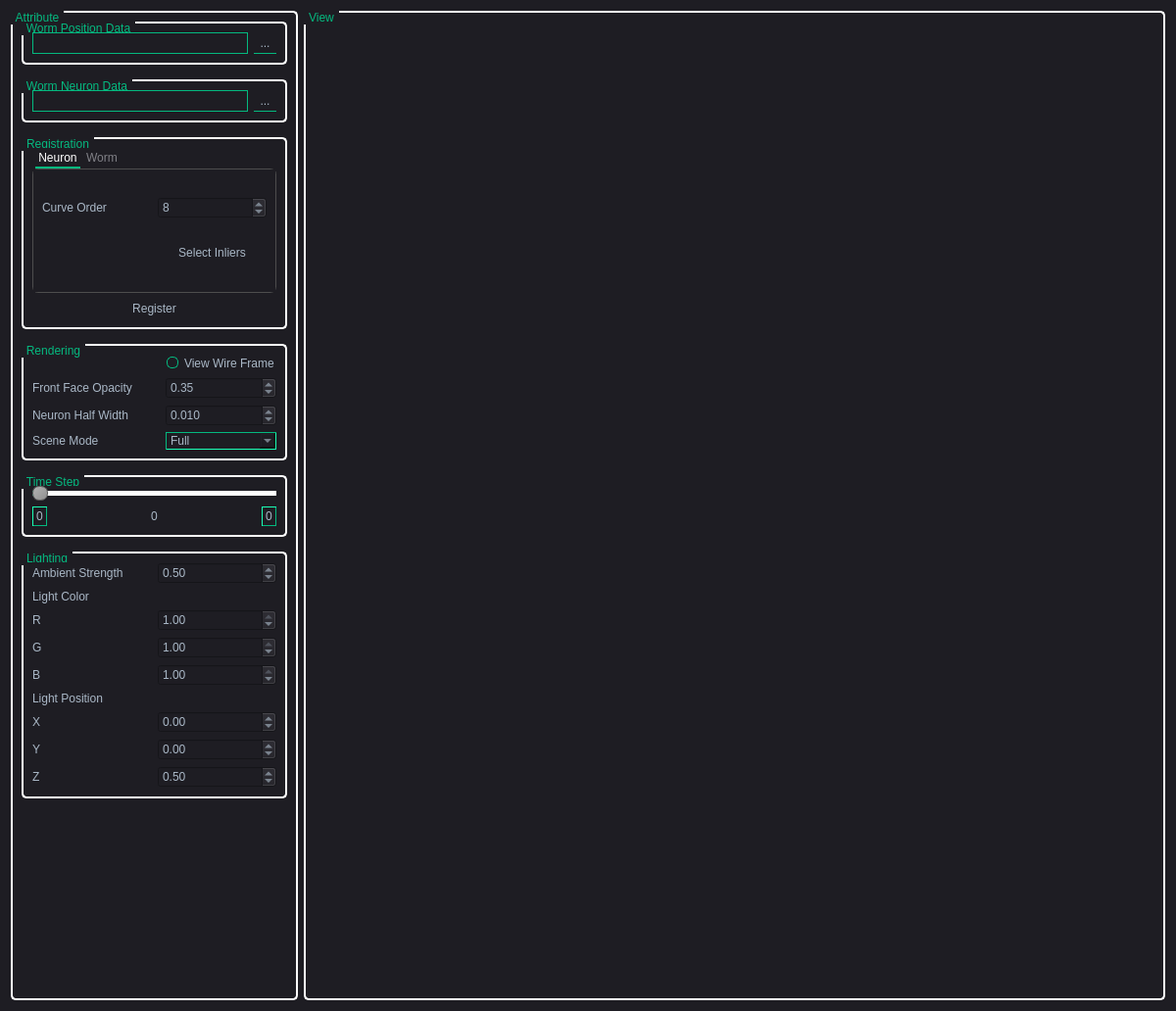
<?xml version="1.0" encoding="UTF-8"?>
<ui version="4.0">
 <class>MainWindow</class>
 <widget class="QWidget" name="MainWindow">
  <property name="geometry">
   <rect>
    <x>0</x>
    <y>0</y>
    <width>1200</width>
    <height>1032</height>
   </rect>
  </property>
  <property name="windowTitle">
   <string>Worm</string>
  </property>
  <property name="styleSheet">
   <string notr="true">/*
Material Dark Style Sheet for QT Applications
Author: Jaime A. Quiroga P.
Inspired on https://github.com/jxfwinter/qt-material-stylesheet
Company: GTRONICK
Last updated: 04/12/2018, 15:00.
Available at: https://github.com/GTRONICK/QSS/blob/master/MaterialDark.qss
*/
QWidget {
	background-color:#1e1d23;
}
QDialog {
	background-color:#1e1d23;
}
QColorDialog {
	background-color:#1e1d23;
}
QTextEdit {
	background-color:#1e1d23;
	color: #a9b7c6;
}
QPlainTextEdit {
	selection-background-color:#007b50;
	background-color:#1e1d23;
	border-style: solid;
	border-top-color: transparent;
	border-right-color: transparent;
	border-left-color: transparent;
	border-bottom-color: transparent;
	border-width: 1px;
	color: #a9b7c6;
}
QPushButton{
	border-style: solid;
	border-top-color: transparent;
	border-right-color: transparent;
	border-left-color: transparent;
	border-bottom-color: transparent;
	border-width: 1px;
	border-style: solid;
	color: #a9b7c6;
	padding: 2px;
	background-color: #1e1d23;
}
QPushButton::default{
	border-style: inset;
	border-top-color: transparent;
	border-right-color: transparent;
	border-left-color: transparent;
	border-bottom-color: #04b97f;
	border-width: 1px;
	color: #a9b7c6;
	padding: 2px;
	background-color: #1e1d23;
}
QToolButton {
	border-style: solid;
	border-top-color: transparent;
	border-right-color: transparent;
	border-left-color: transparent;
	border-bottom-color: #04b97f;
	border-bottom-width: 1px;
	border-style: solid;
	color: #a9b7c6;
	padding: 2px;
	background-color: #1e1d23;
}
QToolButton:hover{
	border-style: solid;
	border-top-color: transparent;
	border-right-color: transparent;
	border-left-color: transparent;
	border-bottom-color: #37efba;
	border-bottom-width: 2px;
	border-style: solid;
	color: #FFFFFF;
	padding-bottom: 1px;
	background-color: #1e1d23;
}
QPushButton:hover{
	border-style: solid;
	border-top-color: transparent;
	border-right-color: transparent;
	border-left-color: transparent;
	border-bottom-color: #37efba;
	border-bottom-width: 1px;
	border-style: solid;
	color: #FFFFFF;
	padding-bottom: 2px;
	background-color: #1e1d23;
}
QPushButton:pressed{
	border-style: solid;
	border-top-color: transparent;
	border-right-color: transparent;
	border-left-color: transparent;
	border-bottom-color: #37efba;
	border-bottom-width: 2px;
	border-style: solid;
	color: #37efba;
	padding-bottom: 1px;
	background-color: #1e1d23;
}
QPushButton:disabled{
	border-style: solid;
	border-top-color: transparent;
	border-right-color: transparent;
	border-left-color: transparent;
	border-bottom-color: #808086;
	border-bottom-width: 2px;
	border-style: solid;
	color: #808086;
	padding-bottom: 1px;
	background-color: #1e1d23;
}
QLineEdit {
	border-width: 1px; border-radius: 4px;
	border-color: rgb(58, 58, 58);
	border-style: inset;
	padding: 0 8px;
	color: #a9b7c6;
	background:#1e1d23;
	selection-background-color:#007b50;
	selection-color: #FFFFFF;
}
QLabel {
	color: #a9b7c6;
}
QLCDNumber {
	color: #37e6b4;
}
QProgressBar {
	text-align: center;
	color: rgb(240, 240, 240);
	border-width: 1px; 
	border-radius: 10px;
	border-color: rgb(58, 58, 58);
	border-style: inset;
	background-color:#1e1d23;
}
QProgressBar::chunk {
	background-color: #04b97f;
	border-radius: 5px;
}
QMenuBar {
	background-color: #1e1d23;
}
QMenuBar::item {
	color: #a9b7c6;
  	spacing: 3px;
  	padding: 1px 4px;
  	background: #1e1d23;
}

QMenuBar::item:selected {
  	background:#1e1d23;
	color: #FFFFFF;
}
QMenu::item:selected {
	border-style: solid;
	border-top-color: transparent;
	border-right-color: transparent;
	border-left-color: #04b97f;
	border-bottom-color: transparent;
	border-left-width: 2px;
	color: #FFFFFF;
	padding-left:15px;
	padding-top:4px;
	padding-bottom:4px;
	padding-right:7px;
	background-color: #1e1d23;
}
QMenu::item {
	border-style: solid;
	border-top-color: transparent;
	border-right-color: transparent;
	border-left-color: transparent;
	border-bottom-color: transparent;
	border-bottom-width: 1px;
	border-style: solid;
	color: #a9b7c6;
	padding-left:17px;
	padding-top:4px;
	padding-bottom:4px;
	padding-right:7px;
	background-color: #1e1d23;
}
QMenu{
	background-color:#1e1d23;
}
QTabWidget {
	color:rgb(0,0,0);
	background-color:#1e1d23;
}
QTabWidget::pane {
		border-color: rgb(77,77,77);
		background-color:#1e1d23;
		border-style: solid;
		border-width: 1px;
    	border-radius: 6px;
}
QTabBar::tab {
	border-style: solid;
	border-top-color: transparent;
	border-right-color: transparent;
	border-left-color: transparent;
	border-bottom-color: transparent;
	border-bottom-width: 1px;
	border-style: solid;
	color: #808086;
	padding: 3px;
	margin-left:3px;
	background-color: #1e1d23;
}
QTabBar::tab:selected, QTabBar::tab:last:selected, QTabBar::tab:hover {
  	border-style: solid;
	border-top-color: transparent;
	border-right-color: transparent;
	border-left-color: transparent;
	border-bottom-color: #04b97f;
	border-bottom-width: 2px;
	border-style: solid;
	color: #FFFFFF;
	padding-left: 3px;
	padding-bottom: 2px;
	margin-left:3px;
	background-color: #1e1d23;
}

QCheckBox {
	color: #a9b7c6;
	padding: 2px;
}
QCheckBox:disabled {
	color: #808086;
	padding: 2px;
}

QCheckBox:hover {
	border-radius:4px;
	border-style:solid;
	padding-left: 1px;
	padding-right: 1px;
	padding-bottom: 1px;
	padding-top: 1px;
	border-width:1px;
	border-color: rgb(87, 97, 106);
	background-color:#1e1d23;
}
QCheckBox::indicator:checked {

	height: 10px;
	width: 10px;
	border-style:solid;
	border-width: 1px;
	border-color: #04b97f;
	color: #a9b7c6;
	background-color: #04b97f;
}
QCheckBox::indicator:unchecked {

	height: 10px;
	width: 10px;
	border-style:solid;
	border-width: 1px;
	border-color: #04b97f;
	color: #a9b7c6;
	background-color: transparent;
}
QRadioButton {
	color: #a9b7c6;
	background-color: #1e1d23;
	padding: 1px;
}
QRadioButton::indicator:checked {
	height: 10px;
	width: 10px;
	border-style:solid;
	border-radius:5px;
	border-width: 1px;
	border-color: #04b97f;
	color: #a9b7c6;
	background-color: #04b97f;
}
QRadioButton::indicator:!checked {
	height: 10px;
	width: 10px;
	border-style:solid;
	border-radius:5px;
	border-width: 1px;
	border-color: #04b97f;
	color: #a9b7c6;
	background-color: transparent;
}
QStatusBar {
	color:#027f7f;
}
QSpinBox {
	color: #a9b7c6;	
	background-color: #1e1d23;
}
QDoubleSpinBox {
	color: #a9b7c6;	
	background-color: #1e1d23;
}
QTimeEdit {
	color: #a9b7c6;	
	background-color: #1e1d23;
}
QDateTimeEdit {
	color: #a9b7c6;	
	background-color: #1e1d23;
}
QDateEdit {
	color: #a9b7c6;	
	background-color: #1e1d23;
}
QComboBox {
	color: #a9b7c6;	
	background: #1e1d23;
}
QComboBox:editable {
	background: #1e1d23;
	color: #a9b7c6;
	selection-background-color: #1e1d23;
}
QComboBox QAbstractItemView {
	color: #a9b7c6;	
	background: #1e1d23;
	selection-color: #FFFFFF;
	selection-background-color: #1e1d23;
}
QComboBox:!editable:on, QComboBox::drop-down:editable:on {
	color: #a9b7c6;	
	background: #1e1d23;
}
QFontComboBox {
	color: #a9b7c6;	
	background-color: #1e1d23;
}
QToolBox {
	color: #a9b7c6;
	background-color: #1e1d23;
}
QToolBox::tab {
	color: #a9b7c6;
	background-color: #1e1d23;
}
QToolBox::tab:selected {
	color: #FFFFFF;
	background-color: #1e1d23;
}
QScrollArea {
	color: #FFFFFF;
	background-color: #1e1d23;
}
QSlider::groove:horizontal {
	height: 5px;
	background: #04b97f;
}
QSlider::groove:vertical {
	width: 5px;
	background: #04b97f;
}
QSlider::handle:horizontal {
	background: qlineargradient(x1:0, y1:0, x2:1, y2:1, stop:0 #b4b4b4, stop:1 #8f8f8f);
	border: 1px solid #5c5c5c;
	width: 14px;
	margin: -5px 0;
	border-radius: 7px;
}
QSlider::handle:vertical {
	background: qlineargradient(x1:1, y1:1, x2:0, y2:0, stop:0 #b4b4b4, stop:1 #8f8f8f);
	border: 1px solid #5c5c5c;
	height: 14px;
	margin: 0 -5px;
	border-radius: 7px;
}
QSlider::add-page:horizontal {
    background: white;
}
QSlider::add-page:vertical {
    background: white;
}
QSlider::sub-page:horizontal {
    background: #04b97f;
}
QSlider::sub-page:vertical {
    background: #04b97f;
}
QGroupBox {
	color: #04b97f;
	border: 2px solid white;
	border-radius: 5px;
    margin-top: 5ex;
}
QGroupBox::title {
	subcontrol-origin: margin;
    padding: 0 3px;
}</string>
  </property>
  <layout class="QHBoxLayout" name="horizontalLayout" stretch="1,3">
   <item>
    <widget class="QGroupBox" name="groupBoxAttribute">
     <property name="enabled">
      <bool>true</bool>
     </property>
     <property name="title">
      <string>Attribute</string>
     </property>
     <layout class="QVBoxLayout" name="verticalLayout">
      <property name="spacing">
       <number>15</number>
      </property>
      <item>
       <widget class="QGroupBox" name="groupBox">
        <property name="enabled">
         <bool>true</bool>
        </property>
        <property name="title">
         <string>Worm Position Data</string>
        </property>
        <layout class="QHBoxLayout" name="horizontalLayout_4">
         <item>
          <widget class="QLabel" name="labelWPDPath">
           <property name="styleSheet">
            <string notr="true">border: 1px solid #04b97f;</string>
           </property>
           <property name="text">
            <string/>
           </property>
           <property name="wordWrap">
            <bool>true</bool>
           </property>
          </widget>
         </item>
         <item>
          <widget class="QToolButton" name="toolButtonBroswerWPD">
           <property name="text">
            <string>...</string>
           </property>
          </widget>
         </item>
        </layout>
       </widget>
      </item>
      <item>
       <widget class="QGroupBox" name="groupBoxWNPD">
        <property name="enabled">
         <bool>true</bool>
        </property>
        <property name="title">
         <string>Worm Neuron Data</string>
        </property>
        <layout class="QHBoxLayout" name="horizontalLayout_3">
         <item>
          <widget class="QLabel" name="labelWNPDPath">
           <property name="styleSheet">
            <string notr="true">border: 1px solid #04b97f;</string>
           </property>
           <property name="text">
            <string/>
           </property>
           <property name="wordWrap">
            <bool>true</bool>
           </property>
          </widget>
         </item>
         <item>
          <widget class="QToolButton" name="toolButtonBroswerWNPD">
           <property name="enabled">
            <bool>true</bool>
           </property>
           <property name="text">
            <string>...</string>
           </property>
          </widget>
         </item>
        </layout>
       </widget>
      </item>
      <item>
       <widget class="QGroupBox" name="groupBoxReg">
        <property name="enabled">
         <bool>true</bool>
        </property>
        <property name="title">
         <string>Registration</string>
        </property>
        <layout class="QVBoxLayout" name="verticalLayout_6">
         <item>
          <widget class="QTabWidget" name="tabWidgetReg">
           <property name="currentIndex">
            <number>0</number>
           </property>
           <property name="movable">
            <bool>false</bool>
           </property>
           <widget class="QWidget" name="Neuron">
            <attribute name="title">
             <string>Neuron</string>
            </attribute>
            <layout class="QGridLayout" name="gridLayout_2">
             <item row="0" column="1">
              <widget class="QSpinBox" name="spinBoxCurveFitOrder">
               <property name="minimum">
                <number>1</number>
               </property>
               <property name="maximum">
                <number>10</number>
               </property>
               <property name="value">
                <number>8</number>
               </property>
              </widget>
             </item>
             <item row="0" column="0">
              <widget class="QLabel" name="label_11">
               <property name="text">
                <string>Curve Order</string>
               </property>
              </widget>
             </item>
             <item row="1" column="1">
              <widget class="QPushButton" name="pushButtonSlctInlierOrFitCurve">
               <property name="text">
                <string>Select Inliers</string>
               </property>
              </widget>
             </item>
            </layout>
           </widget>
           <widget class="QWidget" name="Worm">
            <attribute name="title">
             <string>Worm</string>
            </attribute>
            <layout class="QGridLayout" name="gridLayout_4">
             <item row="0" column="0">
              <widget class="QLabel" name="label_13">
               <property name="styleSheet">
                <string notr="true">color: rgb(255, 0, 0);</string>
               </property>
               <property name="text">
                <string>Head</string>
               </property>
              </widget>
             </item>
             <item row="2" column="3">
              <widget class="QDoubleSpinBox" name="doubleSpinBoxTailEnd">
               <property name="maximum">
                <double>1.000000000000000</double>
               </property>
               <property name="singleStep">
                <double>0.100000000000000</double>
               </property>
               <property name="value">
                <double>1.000000000000000</double>
               </property>
              </widget>
             </item>
             <item row="1" column="3">
              <widget class="QDoubleSpinBox" name="doubleSpinBoxVCEnd">
               <property name="maximum">
                <double>1.000000000000000</double>
               </property>
               <property name="singleStep">
                <double>0.100000000000000</double>
               </property>
               <property name="value">
                <double>0.900000000000000</double>
               </property>
              </widget>
             </item>
             <item row="1" column="0">
              <widget class="QLabel" name="label_14">
               <property name="styleSheet">
                <string notr="true">color: rgb(0, 125, 255);</string>
               </property>
               <property name="text">
                <string>Ventral Cord</string>
               </property>
              </widget>
             </item>
             <item row="0" column="3">
              <widget class="QDoubleSpinBox" name="doubleSpinBoxHeadEnd">
               <property name="maximum">
                <double>1.000000000000000</double>
               </property>
               <property name="singleStep">
                <double>0.100000000000000</double>
               </property>
               <property name="value">
                <double>0.150000000000000</double>
               </property>
              </widget>
             </item>
             <item row="1" column="1">
              <widget class="QDoubleSpinBox" name="doubleSpinBoxVCStart">
               <property name="maximum">
                <double>1.000000000000000</double>
               </property>
               <property name="singleStep">
                <double>0.100000000000000</double>
               </property>
               <property name="value">
                <double>0.180000000000000</double>
               </property>
              </widget>
             </item>
             <item row="0" column="1">
              <widget class="QDoubleSpinBox" name="doubleSpinBoxHeadStart">
               <property name="maximum">
                <double>1.000000000000000</double>
               </property>
               <property name="singleStep">
                <double>0.100000000000000</double>
               </property>
               <property name="value">
                <double>0.030000000000000</double>
               </property>
              </widget>
             </item>
             <item row="2" column="0">
              <widget class="QLabel" name="label_15">
               <property name="styleSheet">
                <string notr="true">color: rgb(0, 255, 0);</string>
               </property>
               <property name="text">
                <string>Tail</string>
               </property>
              </widget>
             </item>
             <item row="2" column="1">
              <widget class="QDoubleSpinBox" name="doubleSpinBoxTailStart">
               <property name="maximum">
                <double>1.000000000000000</double>
               </property>
               <property name="singleStep">
                <double>0.100000000000000</double>
               </property>
               <property name="value">
                <double>0.900000000000000</double>
               </property>
              </widget>
             </item>
             <item row="0" column="2">
              <widget class="QLabel" name="label_16">
               <property name="text">
                <string>&gt;&gt;&gt;</string>
               </property>
              </widget>
             </item>
             <item row="1" column="2">
              <widget class="QLabel" name="label_17">
               <property name="text">
                <string>&gt;&gt;&gt;</string>
               </property>
              </widget>
             </item>
             <item row="2" column="2">
              <widget class="QLabel" name="label_18">
               <property name="text">
                <string>&gt;&gt;&gt;</string>
               </property>
              </widget>
             </item>
            </layout>
           </widget>
          </widget>
         </item>
         <item>
          <widget class="QPushButton" name="pushButtonReg">
           <property name="enabled">
            <bool>true</bool>
           </property>
           <property name="text">
            <string>Register</string>
           </property>
          </widget>
         </item>
        </layout>
       </widget>
      </item>
      <item>
       <widget class="QGroupBox" name="groupBoxRendering">
        <property name="title">
         <string>Rendering</string>
        </property>
        <layout class="QGridLayout" name="gridLayout_3">
         <item row="3" column="2">
          <widget class="QDoubleSpinBox" name="doubleSpinBoxNuroHfWid">
           <property name="sizePolicy">
            <sizepolicy hsizetype="Minimum" vsizetype="Fixed">
             <horstretch>0</horstretch>
             <verstretch>0</verstretch>
            </sizepolicy>
           </property>
           <property name="decimals">
            <number>3</number>
           </property>
           <property name="maximum">
            <double>10.000000000000000</double>
           </property>
           <property name="singleStep">
            <double>0.010000000000000</double>
           </property>
           <property name="value">
            <double>0.010000000000000</double>
           </property>
          </widget>
         </item>
         <item row="5" column="2">
          <widget class="QComboBox" name="comboBoxSceneMode">
           <property name="styleSheet">
            <string notr="true">border-style: inset;
border-width: 1px;
border-color: #04b97f;</string>
           </property>
           <item>
            <property name="text">
             <string>Full</string>
            </property>
           </item>
           <item>
            <property name="text">
             <string>Focus</string>
            </property>
           </item>
          </widget>
         </item>
         <item row="3" column="0" colspan="2">
          <widget class="QLabel" name="label_10">
           <property name="sizePolicy">
            <sizepolicy hsizetype="Preferred" vsizetype="Preferred">
             <horstretch>0</horstretch>
             <verstretch>0</verstretch>
            </sizepolicy>
           </property>
           <property name="text">
            <string>Neuron Half Width</string>
           </property>
           <property name="wordWrap">
            <bool>true</bool>
           </property>
          </widget>
         </item>
         <item row="5" column="0">
          <widget class="QLabel" name="label_12">
           <property name="text">
            <string>Scene Mode</string>
           </property>
           <property name="wordWrap">
            <bool>true</bool>
           </property>
          </widget>
         </item>
         <item row="1" column="2">
          <widget class="QRadioButton" name="radioButtonViewWireFrame">
           <property name="text">
            <string>View Wire Frame</string>
           </property>
           <property name="autoExclusive">
            <bool>false</bool>
           </property>
          </widget>
         </item>
         <item row="2" column="0">
          <widget class="QLabel" name="label_19">
           <property name="text">
            <string>Front Face Opacity</string>
           </property>
          </widget>
         </item>
         <item row="2" column="2">
          <widget class="QDoubleSpinBox" name="doubleSpinBoxFrontFaceOpacity">
           <property name="maximum">
            <double>1.000000000000000</double>
           </property>
           <property name="singleStep">
            <double>0.100000000000000</double>
           </property>
           <property name="value">
            <double>0.350000000000000</double>
           </property>
          </widget>
         </item>
        </layout>
       </widget>
      </item>
      <item>
       <widget class="QGroupBox" name="groupBoxTimeStep">
        <property name="title">
         <string>Time Step</string>
        </property>
        <layout class="QVBoxLayout" name="verticalLayout_4">
         <item>
          <layout class="QVBoxLayout" name="verticalLayout_2">
           <item>
            <widget class="QSlider" name="horizontalSliderTiemStep">
             <property name="maximum">
              <number>0</number>
             </property>
             <property name="orientation">
              <enum>Qt::Horizontal</enum>
             </property>
            </widget>
           </item>
           <item>
            <layout class="QHBoxLayout" name="horizontalLayout_2">
             <item>
              <widget class="QLabel" name="labelMinTimeStep">
               <property name="styleSheet">
                <string notr="true">border-style: outset;
border-width: 1px;
border-color: #04b97f;</string>
               </property>
               <property name="text">
                <string>0</string>
               </property>
              </widget>
             </item>
             <item>
              <spacer name="horizontalSpacer">
               <property name="orientation">
                <enum>Qt::Horizontal</enum>
               </property>
               <property name="sizeHint" stdset="0">
                <size>
                 <width>40</width>
                 <height>20</height>
                </size>
               </property>
              </spacer>
             </item>
             <item>
              <widget class="QLabel" name="labelTimeStep">
               <property name="sizePolicy">
                <sizepolicy hsizetype="Preferred" vsizetype="Preferred">
                 <horstretch>0</horstretch>
                 <verstretch>0</verstretch>
                </sizepolicy>
               </property>
               <property name="styleSheet">
                <string notr="true"/>
               </property>
               <property name="text">
                <string>0</string>
               </property>
               <property name="wordWrap">
                <bool>true</bool>
               </property>
              </widget>
             </item>
             <item>
              <spacer name="horizontalSpacer_2">
               <property name="orientation">
                <enum>Qt::Horizontal</enum>
               </property>
               <property name="sizeHint" stdset="0">
                <size>
                 <width>40</width>
                 <height>20</height>
                </size>
               </property>
              </spacer>
             </item>
             <item>
              <widget class="QLabel" name="labelMaxTimeStep">
               <property name="styleSheet">
                <string notr="true">border-style: outset;
border-width: 1px;
border-color: #04b97f;</string>
               </property>
               <property name="text">
                <string>0</string>
               </property>
              </widget>
             </item>
            </layout>
           </item>
          </layout>
         </item>
        </layout>
       </widget>
      </item>
      <item>
       <widget class="QGroupBox" name="groupBoxLighting">
        <property name="enabled">
         <bool>true</bool>
        </property>
        <property name="title">
         <string>Lighting</string>
        </property>
        <layout class="QGridLayout" name="gridLayout">
         <item row="2" column="0">
          <widget class="QLabel" name="label_3">
           <property name="text">
            <string>R</string>
           </property>
          </widget>
         </item>
         <item row="4" column="0">
          <widget class="QLabel" name="label_5">
           <property name="text">
            <string>B</string>
           </property>
          </widget>
         </item>
         <item row="3" column="1">
          <widget class="QDoubleSpinBox" name="doubleSpinBoxLightG">
           <property name="maximum">
            <double>1.000000000000000</double>
           </property>
           <property name="singleStep">
            <double>0.100000000000000</double>
           </property>
           <property name="value">
            <double>1.000000000000000</double>
           </property>
          </widget>
         </item>
         <item row="5" column="0">
          <widget class="QLabel" name="label_6">
           <property name="text">
            <string>Light Position</string>
           </property>
          </widget>
         </item>
         <item row="3" column="0">
          <widget class="QLabel" name="label_4">
           <property name="text">
            <string>G</string>
           </property>
          </widget>
         </item>
         <item row="0" column="0">
          <widget class="QLabel" name="label">
           <property name="text">
            <string>Ambient Strength</string>
           </property>
          </widget>
         </item>
         <item row="2" column="1">
          <widget class="QDoubleSpinBox" name="doubleSpinBoxLightR">
           <property name="maximum">
            <double>1.000000000000000</double>
           </property>
           <property name="singleStep">
            <double>0.100000000000000</double>
           </property>
           <property name="value">
            <double>1.000000000000000</double>
           </property>
          </widget>
         </item>
         <item row="1" column="0">
          <widget class="QLabel" name="label_2">
           <property name="text">
            <string>Light Color</string>
           </property>
          </widget>
         </item>
         <item row="7" column="0">
          <widget class="QLabel" name="label_8">
           <property name="text">
            <string>Y</string>
           </property>
          </widget>
         </item>
         <item row="4" column="1">
          <widget class="QDoubleSpinBox" name="doubleSpinBoxLightB">
           <property name="maximum">
            <double>1.000000000000000</double>
           </property>
           <property name="singleStep">
            <double>0.100000000000000</double>
           </property>
           <property name="value">
            <double>1.000000000000000</double>
           </property>
          </widget>
         </item>
         <item row="0" column="1">
          <widget class="QDoubleSpinBox" name="doubleSpinBoxAmbientStrength">
           <property name="maximum">
            <double>1.000000000000000</double>
           </property>
           <property name="singleStep">
            <double>0.100000000000000</double>
           </property>
           <property name="value">
            <double>0.500000000000000</double>
           </property>
          </widget>
         </item>
         <item row="6" column="0">
          <widget class="QLabel" name="label_7">
           <property name="text">
            <string>X</string>
           </property>
          </widget>
         </item>
         <item row="8" column="0">
          <widget class="QLabel" name="label_9">
           <property name="text">
            <string>Z</string>
           </property>
          </widget>
         </item>
         <item row="6" column="1">
          <widget class="QDoubleSpinBox" name="doubleSpinBoxLightX">
           <property name="minimum">
            <double>-10.000000000000000</double>
           </property>
           <property name="maximum">
            <double>10.000000000000000</double>
           </property>
           <property name="singleStep">
            <double>0.100000000000000</double>
           </property>
          </widget>
         </item>
         <item row="7" column="1">
          <widget class="QDoubleSpinBox" name="doubleSpinBoxLightY">
           <property name="minimum">
            <double>-10.000000000000000</double>
           </property>
           <property name="maximum">
            <double>10.000000000000000</double>
           </property>
           <property name="singleStep">
            <double>0.100000000000000</double>
           </property>
           <property name="value">
            <double>0.000000000000000</double>
           </property>
          </widget>
         </item>
         <item row="8" column="1">
          <widget class="QDoubleSpinBox" name="doubleSpinBoxLightZ">
           <property name="minimum">
            <double>-10.000000000000000</double>
           </property>
           <property name="maximum">
            <double>10.000000000000000</double>
           </property>
           <property name="singleStep">
            <double>0.100000000000000</double>
           </property>
           <property name="value">
            <double>0.500000000000000</double>
           </property>
          </widget>
         </item>
        </layout>
       </widget>
      </item>
      <item>
       <spacer name="verticalSpacer">
        <property name="orientation">
         <enum>Qt::Vertical</enum>
        </property>
        <property name="sizeHint" stdset="0">
         <size>
          <width>20</width>
          <height>40</height>
         </size>
        </property>
       </spacer>
      </item>
     </layout>
    </widget>
   </item>
   <item>
    <widget class="QGroupBox" name="groupBoxView">
     <property name="title">
      <string>View</string>
     </property>
    </widget>
   </item>
  </layout>
 </widget>
 <resources/>
 <connections/>
</ui>
